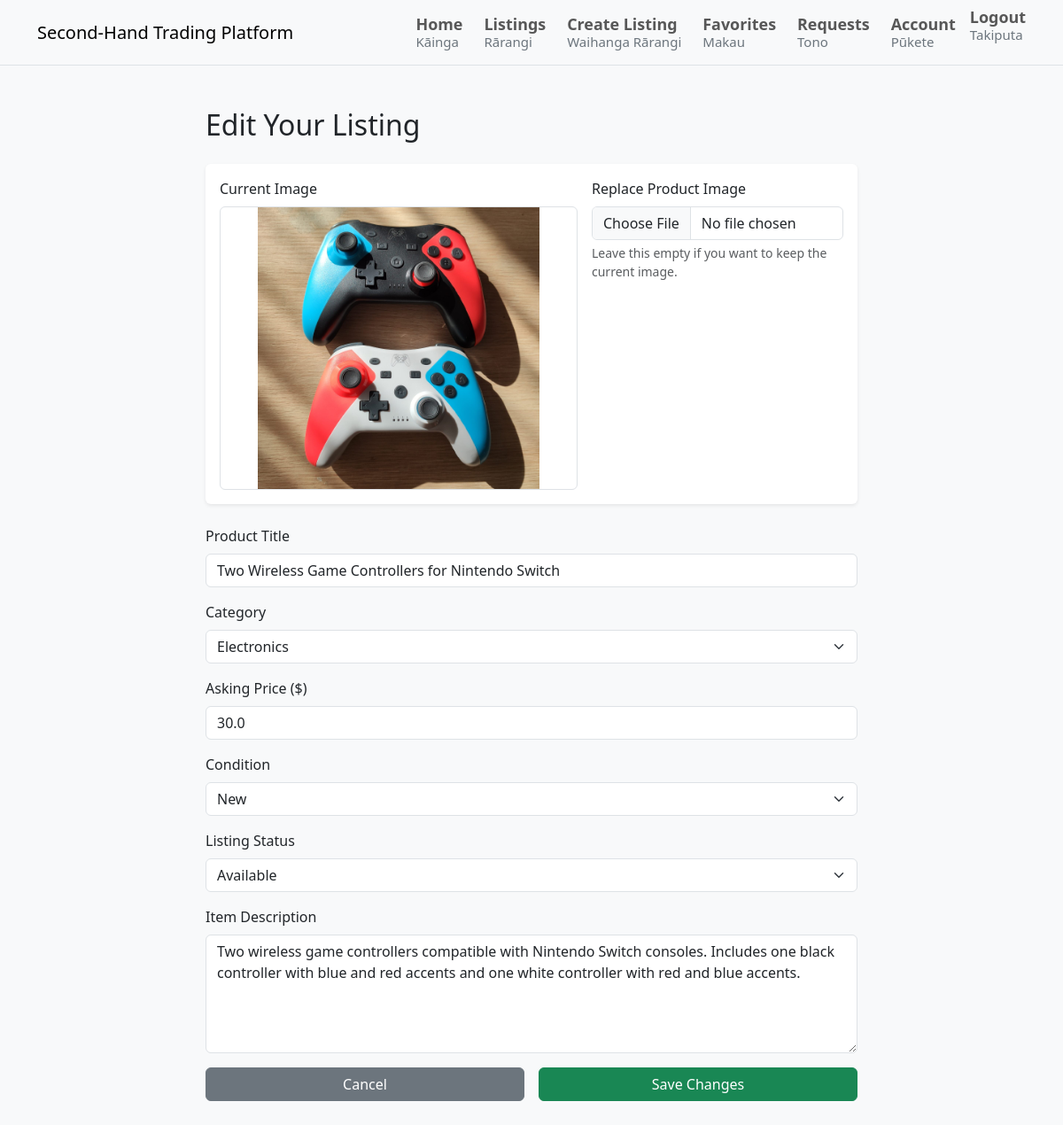
The page /listings/23/edit (signed in) on the database its author committed.
### tables this page shows
CREATE TABLE listings (
    id INTEGER PRIMARY KEY AUTOINCREMENT,
    seller_id INTEGER NOT NULL,
    category_id INTEGER NOT NULL,
    image_url TEXT NOT NULL,
    title TEXT NOT NULL,
    description TEXT NOT NULL,
    condition TEXT NOT NULL,
    price REAL NOT NULL,
    status TEXT NOT NULL DEFAULT 'available',
    created_at TEXT NOT NULL,
    updated_at TEXT NOT NULL,
    FOREIGN KEY (seller_id) REFERENCES users(id),
    FOREIGN KEY (category_id) REFERENCES categories(id)
);

CREATE TABLE categories (
    id INTEGER PRIMARY KEY AUTOINCREMENT,
    name TEXT NOT NULL
);

### routes/listing_routes.py (the view)
@listing_bp.get("/listings/<int:listing_id>/edit")
@marketplace_user_required
def edit_listing_page(listing_id: int) -> str:
    item = listing_service.get_listing_detail(listing_id)
    if not item:
        abort(404)
    if item["seller_id"] != session["user_id"]:
        flash("You are not authorized to edit this item.", "danger")
        return redirect(url_for("listings.view_listing_detail", listing_id=listing_id))
    return render_template(
        "edit_listing.html",
        listing=item,
        listing_image_src=resolve_listing_image_url(item["image_url"]),
        categories=listing_service.get_category_options(),
        condition_options=listing_service.get_condition_options(),
        status_options=listing_service.get_status_options(),
    )

### models/db.py (called while the page is built)
def get_db() -> sqlite3.Connection:
    return DatabaseManager().get_connection()

    def __new__(cls):
        if cls._instance is None:
            cls._instance = super().__new__(cls)
        return cls._instance

    def get_connection(self) -> sqlite3.Connection:
        if "db" not in g:
            g.db = sqlite3.connect(current_app.config["DATABASE_PATH"])
            g.db.row_factory = sqlite3.Row
        return g.db

    def close_connection(self) -> None:
        db = g.pop("db", None)
        if db is not None:
            db.close()

### services/listing_service.py (called while the page is built)
    def get_category_options(self) -> List[Dict[str, Any]]:
        self._ensure_default_categories()
        db = get_db()
        categories = db.execute("SELECT id, name FROM categories ORDER BY name").fetchall()
        return [dict(category) for category in categories]

    @staticmethod
    def get_condition_options() -> List[str]:
        return CONDITION_OPTIONS

    @staticmethod
    def get_status_options() -> List[str]:
        return STATUS_OPTIONS

    def get_listing_detail(self, listing_id: int) -> Optional[Dict[str, Any]]:
        db = get_db()
        listing = db.execute(
            LISTING_DETAIL_SQL,
            (listing_id,),
        ).fetchone()
        if listing is None:
            return None
        return self._serialize_listing_row(listing)

    def _ensure_default_categories(self) -> None:
        db = get_db()
        existing_names = {
            row["name"]
            for row in db.execute("SELECT name FROM categories").fetchall()
        }
        missing_categories = [
            (name,)
            for name in DEFAULT_CATEGORIES
            if name not in existing_names
        ]
        if not missing_categories:
            return
        db.executemany("INSERT INTO categories (name) VALUES (?)", missing_categories)
        db.commit()

### utils/listing_images.py (called while the page is built)
def strip_upload_prefix(value: str) -> str:
    prefix = "uploads/"
    if value.startswith(prefix):
        return value[len(prefix):]
    return value

### templates/edit_listing.html
{% extends "base.html" %}
{% block content %}
<div class="row justify-content-center my-4">
  <div class="col-md-8">
    <h2 class="mb-4">Edit Your Listing</h2>
    <form
      action="{{ url_for('listings.handle_edit_listing', listing_id=listing.id) }}"
      method="POST"
      enctype="multipart/form-data"
    >
      <div class="card border-0 shadow-sm mb-4">
        <div class="card-body p-3">
          <div class="row g-3 align-items-start">
            <div class="col-md-7">
              <label class="form-label d-block">Current Image</label>
              <img
                src="{{ listing_image_src }}"
                alt="{{ listing.title }}"
                class="img-fluid rounded border w-100"
                style="max-height: 320px; object-fit: contain;"
              >
            </div>
            <div class="col-md-5">
              <label class="form-label" for="image">Replace Product Image</label>
              <input class="form-control" id="image" name="image" type="file" accept="image/*">
              <div class="form-text">Leave this empty if you want to keep the current image.</div>
            </div>
          </div>
        </div>
      </div>
      <div class="mb-3">
        <label class="form-label">Product Title</label>
        <input type="text" name="title" class="form-control" value="{{ listing.title }}" required>
      </div>
      <div class="mb-3">
        <label class="form-label" for="category_id">Category</label>
        <select class="form-select" id="category_id" name="category_id" required>
          {% for category in categories %}
            <option
              value="{{ category.id }}"
              {% if listing.category_id == category.id %}selected{% endif %}
            >
              {{ category.name }}
            </option>
          {% endfor %}
        </select>
      </div>
      <div class="mb-3">
        <label class="form-label">Asking Price ($)</label>
        <input type="number" step="0.01" name="price" class="form-control" value="{{ listing.price }}" required>
      </div>
      <div class="mb-3">
        <label class="form-label">Condition</label>
        <select name="condition" class="form-select" required>
          {% for condition in condition_options %}
            <option value="{{ condition }}" {% if listing.condition == condition %}selected{% endif %}>
              {{ condition|title }}
            </option>
          {% endfor %}
        </select>
      </div>
      <div class="mb-3">
        <label class="form-label" for="status">Listing Status</label>
        <select class="form-select" id="status" name="status" required>
          {% for status in status_options %}
            <option value="{{ status }}" {% if listing.status == status %}selected{% endif %}>
              {{ status|title }}
            </option>
          {% endfor %}
        </select>
      </div>
      <div class="mb-3">
        <label class="form-label">Item Description</label>
        <textarea name="description" class="form-control" rows="5" required>{{ listing.description }}</textarea>
      </div>
      <div class="d-flex gap-3">
        <a href="{{ url_for('listings.view_listing_detail', listing_id=listing.id) }}" class="btn btn-secondary w-50">Cancel</a>
        <button type="submit" class="btn btn-success w-50">Save Changes</button>
      </div>
    </form>
  </div>
</div>
{% endblock %}

### static/css/main.css (style rules this page uses)
body { background-color: #f8f9fa; }

### rows shown on the page
listings: title "Two Wireless Game Controllers for Nintendo Switch", category_id "Electronics", price "30.0", condition "New", status "Available", description "Two wireless game controllers compatible with Nintendo Switch consoles. Includes one black controller with blue and red accents and one white controller with red and blue accents."
